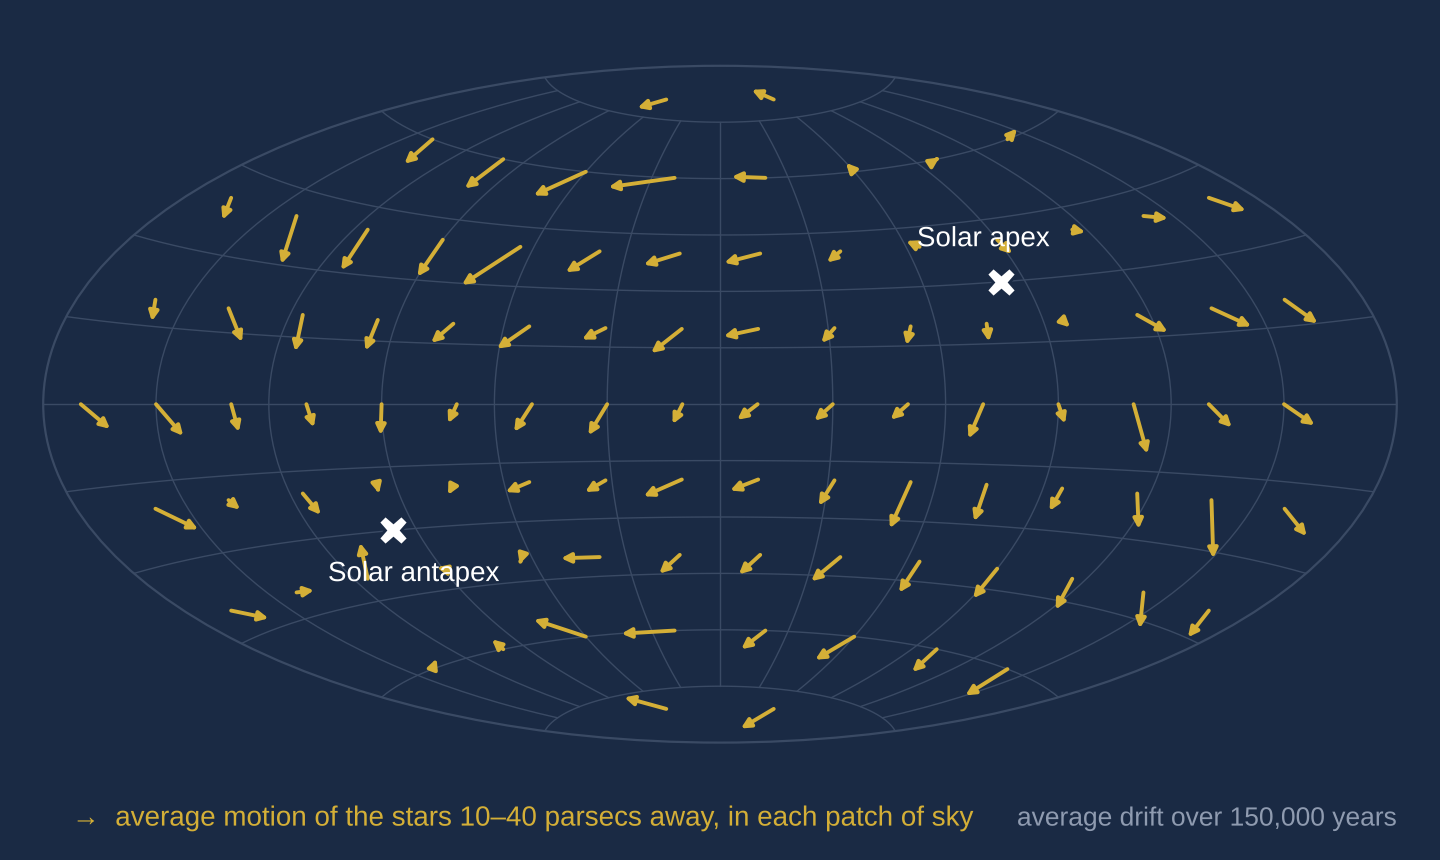

Write Python code to recreate this figure.
"""Secular parallax in real data: the reflex of the Sun's motion.
Data: Hipparcos stars via HYG v4.1 (CC BY-SA 4.0). Stars are binned in 20-degree cells on the
sky; each arrow is the AVERAGE proper motion of the stars in that cell (cells with >= 8 stars).
One distance shell: 10-40 pc (4,166 stars). (Two shells were tried; the far-shell arrows were
too short to read at this scale.) Arrows show the average drift over
150,000 years. Individual stars move every which way; the average flows away from the solar
apex (RA 18h28m, Dec +30; Wikipedia, Solar apex) toward the antapex.
"""
import numpy as np, pandas as pd
import matplotlib.pyplot as plt
from nbas_style import use, save
c = use()
d = pd.read_csv("hip_pm.csv")
T = 150000.0
def sky(ra_deg, dec_deg):
    lon = np.radians(-(((ra_deg + 180) % 360) - 180))   # RA increases to the left
    return lon, np.radians(dec_deg)
fig = plt.figure(figsize=(7.2, 4.3))
ax = fig.add_axes([0.03, 0.10, 0.94, 0.86], projection="aitoff")
ax.grid(True, color=c["rule"], lw=0.5)
ax.set_xticklabels([]); ax.set_yticklabels([])
ax.set_facecolor(c["bg"])
for lo, hi, col, lw in [(10, 40, c["a"], 1.4)]:
    s = d[(d.dist > lo) & (d.dist < hi)]
    step = 20
    for dc in range(-90 + step//2, 90, step):
        band = s[(s.dec >= dc - step/2) & (s.dec < dc + step/2)]
        nra = max(1, int(round(360*np.cos(np.radians(dc))/step)))
        for i in range(nra):
            r0 = i*360/nra
            cell = band[(band.ra*15 >= r0) & (band.ra*15 < r0 + 360/nra)]
            if len(cell) < 8: continue
            ra_c, de_c = r0 + 180/nra, dc
            pa = cell.pmra.mean()/1000/3600*T / np.cos(np.radians(de_c))
            pd_ = cell.pmdec.mean()/1000/3600*T
            x0, y0 = sky(ra_c, de_c); x1, y1 = sky(ra_c + pa, np.clip(de_c + pd_, -89, 89))
            if abs(x1 - x0) > np.pi: continue          # skip arrows that wrap the map edge
            ax.annotate("", xy=(x1, y1), xytext=(x0, y0),
                        arrowprops=dict(arrowstyle="-|>", color=col, lw=lw, mutation_scale=7,
                                        shrinkA=0, shrinkB=0))
for name, ra, dec in [("apex", 18*15 + 7, 30), ("antapex", 6*15 + 7, -30)]:
    x, y = sky(ra, dec)
    ax.plot(x, y, marker="X", ms=11, color=c["strong"], mec=c["bg"], zorder=5)
    dy, va = (0.13, "bottom") if name == "apex" else (-0.13, "top")
    ax.text(x, y + dy, "Solar " + name, color=c["strong"], fontsize=10, ha="center",
            va=va, zorder=6)
fig.text(0.05, 0.04, "→  average motion of the stars 10–40 parsecs away, in each patch of sky",
         color=c["a"], fontsize=10)
fig.text(0.97, 0.04, "average drift over 150,000 years", color=c["muted"], fontsize=9.5, ha="right")
save(fig, "fig-secular-parallax")
